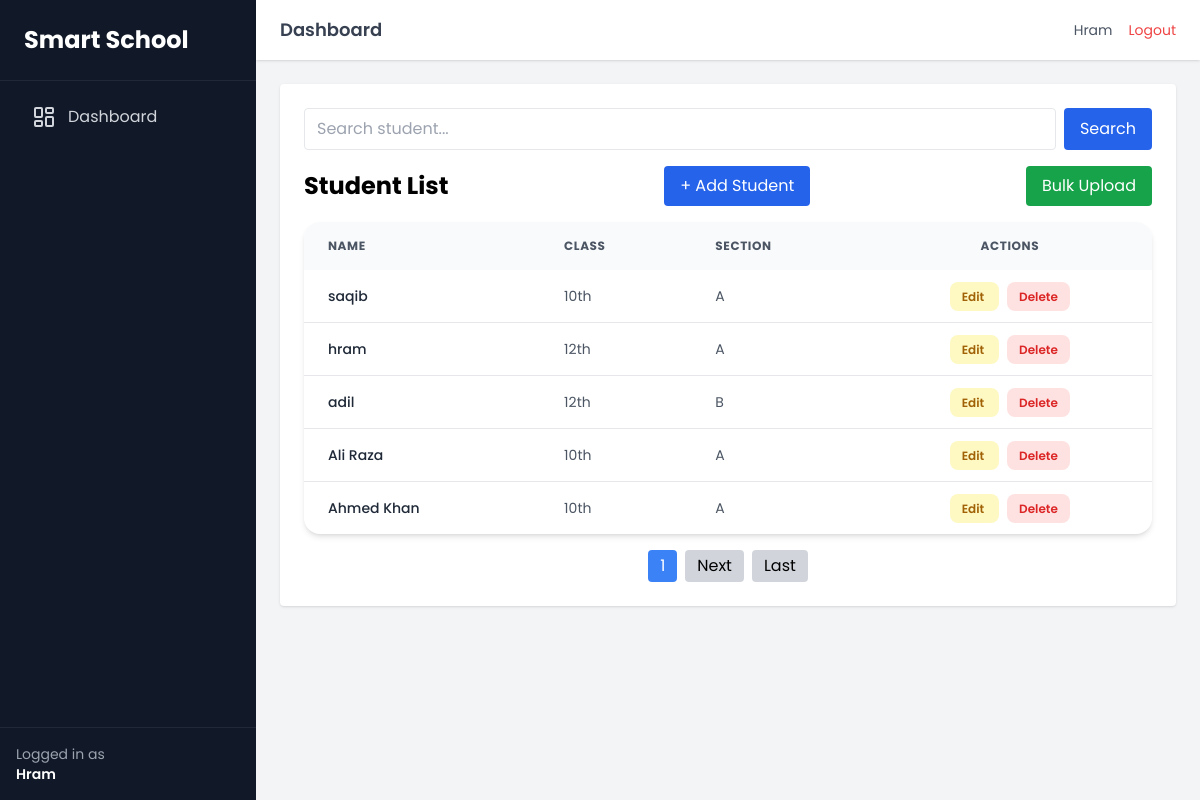
Screenshot of /student-list/ (signed in) with the database file from the repository.
### students/models.py (models this page shows, shortened)
class Student(models.Model):
    user = models.OneToOneField(User, on_delete=models.CASCADE, null=True, blank=True)
    name = models.CharField(max_length=100)
    class_obj = models.ForeignKey(Class, on_delete=models.CASCADE)
    section = models.ForeignKey(Section, on_delete=models.CASCADE)

class Class(models.Model):
    name = models.CharField(max_length=50)

class Section(models.Model):
    name = models.CharField(max_length=10)
    class_obj = models.ForeignKey(Class, on_delete=models.CASCADE)

### students/views.py (the view)
# urls.py: path('student-list/', views.student_list, name='student_list'),
@login_required
def student_list(request):
    query = request.GET.get('q')
    students = Student.objects.all()
    if query:
        students = students.filter(name__icontains=query)
    paginator = Paginator(students, 5)
    page_number = request.GET.get('page')
    page_obj = paginator.get_page(page_number)
    return render(request, 'students/student_list.html', {
        'page_obj': page_obj
    })

### templates/students/student_list.html (shortened to what this page needs)
{% extends 'base.html' %}
{% block content %}
<div class="max-w-4xl mx-auto bg-white p-6 rounded shadow">
           <form method="GET" class="mb-4 flex gap-2">
               <input type="text" name="search" value="{{ search_query }}"
                   placeholder="Search student..."
                   class="border px-3 py-2 rounded w-full">
                   <button class="bg-blue-600 text-white px-4 py-2 rounded">
                      Search
                   </button>
            </form>
    <div class="flex justify-between items-center mb-4">
        <h2 class="text-2xl font-bold">Student List</h2>
        <a href="{% url 'students:add_student' %}"
           class="bg-blue-600 text-white px-4 py-2 rounded hover:bg-blue-700">
            + Add Student
        </a>
        <a href="{% url 'students:bulk_upload_students' %}"
          class="bg-green-600 text-white px-4 py-2 rounded">
           Bulk Upload
        </a>
    </div>
    <div class="bg-white rounded-2xl shadow-md overflow-hidden">
    <div class="overflow-x-auto">
        <table class="w-full text-sm text-left">
            <thead class="bg-gray-50 text-gray-600 uppercase text-xs tracking-wider">
                <tr>
                    <th class="px-6 py-4">Name</th>
                    <th class="px-6 py-4">Class</th>
                    <th class="px-6 py-4">Section</th>
                    <th class="px-6 py-4 text-center">Actions</th>
                </tr>
            </thead>
            <tbody class="divide-y">
                {% for s in page_obj %}
                <tr class="hover:bg-gray-50 transition duration-200">
                    <td class="px-6 py-4 font-medium text-gray-800">
                        {{ s.name }}
                    </td>
                    <td class="px-6 py-4 text-gray-600">
                        {{ s.class_obj.name }}
                    </td>
                    <td class="px-6 py-4 text-gray-600">
                        {{ s.section.name }}
                    </td>
                    <td class="px-6 py-4 text-center space-x-2">
                        <a href="{% url 'students:edit_student' s.id %}"
                           class="px-3 py-1.5 bg-yellow-100 text-yellow-700 rounded-lg hover:bg-yellow-200 transition text-xs font-semibold">
                            Edit
                        </a>
                        <a href="{% url 'students:delete_student' s.id %}"
                           class="px-3 py-1.5 bg-red-100 text-red-600 rounded-lg hover:bg-red-200 transition text-xs font-semibold">
                            Delete
                        </a>
                    </td>
                </tr>
                {% empty %}
                <tr>
                    <td colspan="4" class="text-center py-6 text-gray-400">
                        No students found
                    </td>
                </tr>
                {% endfor %}
            </tbody>
        </table>
    </div>
</div>
       <div class="mt-4 flex justify-center gap-2">
    <span class="px-3 py-1 bg-blue-500 text-white rounded">
        {{ page_obj.number }}
    </span>
    {% if page_obj.has_next %}
        <a href="?page={{ page_obj.next_page_number }}&search={{ search_query }}"
           class="px-3 py-1 bg-gray-300 rounded">Next</a>
        <a href="?page={{ page_obj.paginator.num_pages }}&search={{ search_query }}"
           class="px-3 py-1 bg-gray-300 rounded">Last</a>
    {% endif %}
</div>
{% endblock %}

### templates/base.html (shortened to what this page needs)
<!DOCTYPE html>
<html lang="en">
<head>
    <script src="https://cdn.tailwindcss.com"></script>
</head>
<body class="bg-gray-100">
<div class="flex min-h-screen">
<aside class="w-64 bg-gray-900 text-gray-300 flex flex-col">
    <div class="p-6 text-2xl font-bold text-white border-b border-gray-800">
        Smart School
    </div>
    <nav class="flex-1 p-4 space-y-2">
        <a href="{% url 'students:dashboard' %}"
           class="flex items-center gap-3 px-4 py-2 rounded-lg hover:bg-gray-800 transition
           {% if request.path == '/' %} bg-gray-800 text-white {% endif %}">
            <i data-lucide="layout-dashboard"></i>
            Dashboard
        </a>
    </nav>
    <div class="p-4 border-t border-gray-800 text-sm text-gray-400">
        Logged in as <br>
        <span class="text-white font-semibold">
            {{ request.user.username }}
        </span>
    </div>
</aside>
    <div class="flex-1 flex flex-col">
        <header class="bg-white shadow px-6 py-4 flex justify-between items-center">
            <h1 class="text-lg font-semibold text-gray-700">
                Dashboard
            </h1>
            <div class="flex items-center space-x-4">
                <span class="text-gray-600 text-sm">
                    {{ request.user.username }}
                </span>
                <a href="{% url 'logout' %}"
                   class="text-red-500 hover:underline text-sm">
                    Logout
                </a>
            </div>
        </header>
        <main class="p-6">
            {% block content %}
            {% endblock %}
        </main>
    </div>
</div>
</body>
</html>

### templates/base.html (style rules this page uses)
body { font-family: 'Poppins', sans-serif; }

### rows the page displays
Student: name "saqib", class_obj.name "10th", section.name "A"
Student: name "hram", class_obj.name "12th", section.name "A"
Student: name "adil", class_obj.name "12th", section.name "B"
Student: name "Ali Raza", class_obj.name "10th", section.name "A"
Student: name "Ahmed Khan", class_obj.name "10th", section.name "A"

### other values shown
{{ request.user.username }} "Hram"
{{ page_obj.number }} "1"
